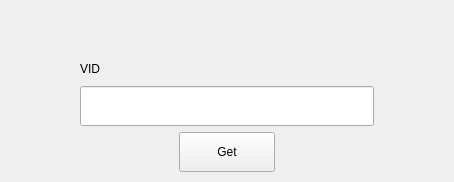
<?xml version="1.0" encoding="UTF-8"?>
<ui version="4.0">
 <class>VidDialog</class>
 <widget class="QDialog" name="VidDialog">
  <property name="geometry">
   <rect>
    <x>0</x>
    <y>0</y>
    <width>454</width>
    <height>182</height>
   </rect>
  </property>
  <property name="windowTitle">
   <string>VidDialog</string>
  </property>
  <layout class="QVBoxLayout" name="verticalLayout">
   <property name="spacing">
    <number>0</number>
   </property>
   <property name="leftMargin">
    <number>0</number>
   </property>
   <property name="topMargin">
    <number>0</number>
   </property>
   <property name="rightMargin">
    <number>0</number>
   </property>
   <property name="bottomMargin">
    <number>0</number>
   </property>
   <item>
    <widget class="QWidget" name="mainWidget" native="true">
     <layout class="QVBoxLayout" name="verticalLayout_2">
      <property name="spacing">
       <number>0</number>
      </property>
      <property name="leftMargin">
       <number>0</number>
      </property>
      <property name="topMargin">
       <number>0</number>
      </property>
      <property name="rightMargin">
       <number>0</number>
      </property>
      <property name="bottomMargin">
       <number>0</number>
      </property>
      <item>
       <widget class="TitleBar" name="titleBar" native="true">
        <property name="minimumSize">
         <size>
          <width>0</width>
          <height>48</height>
         </size>
        </property>
        <property name="maximumSize">
         <size>
          <width>16777215</width>
          <height>48</height>
         </size>
        </property>
       </widget>
      </item>
      <item>
       <widget class="QWidget" name="contentWidget" native="true">
        <layout class="QVBoxLayout" name="verticalLayout_3">
         <property name="leftMargin">
          <number>80</number>
         </property>
         <property name="topMargin">
          <number>10</number>
         </property>
         <property name="rightMargin">
          <number>80</number>
         </property>
         <property name="bottomMargin">
          <number>10</number>
         </property>
         <item>
          <widget class="QLabel" name="label_4">
           <property name="text">
            <string>VID</string>
           </property>
          </widget>
         </item>
         <item>
          <layout class="QHBoxLayout" name="horizontalLayout_4">
           <item>
            <widget class="QLineEdit" name="vid">
             <property name="minimumSize">
              <size>
               <width>0</width>
               <height>40</height>
              </size>
             </property>
             <property name="maximumSize">
              <size>
               <width>16777215</width>
               <height>40</height>
              </size>
             </property>
             <property name="readOnly">
              <bool>false</bool>
             </property>
            </widget>
           </item>
          </layout>
         </item>
         <item>
          <layout class="QHBoxLayout" name="horizontalLayout_3">
           <item>
            <spacer name="horizontalSpacer_2">
             <property name="orientation">
              <enum>Qt::Horizontal</enum>
             </property>
             <property name="sizeHint" stdset="0">
              <size>
               <width>40</width>
               <height>20</height>
              </size>
             </property>
            </spacer>
           </item>
           <item>
            <widget class="QPushButton" name="get">
             <property name="minimumSize">
              <size>
               <width>96</width>
               <height>40</height>
              </size>
             </property>
             <property name="maximumSize">
              <size>
               <width>16777215</width>
               <height>40</height>
              </size>
             </property>
             <property name="cursor">
              <cursorShape>PointingHandCursor</cursorShape>
             </property>
             <property name="focusPolicy">
              <enum>Qt::NoFocus</enum>
             </property>
             <property name="text">
              <string>Get</string>
             </property>
             <property name="autoDefault">
              <bool>false</bool>
             </property>
             <property name="ButtonStyle" stdset="0">
              <string>blue</string>
             </property>
            </widget>
           </item>
           <item>
            <spacer name="horizontalSpacer_3">
             <property name="orientation">
              <enum>Qt::Horizontal</enum>
             </property>
             <property name="sizeHint" stdset="0">
              <size>
               <width>40</width>
               <height>20</height>
              </size>
             </property>
            </spacer>
           </item>
          </layout>
         </item>
        </layout>
       </widget>
      </item>
     </layout>
    </widget>
   </item>
  </layout>
 </widget>
 <customwidgets>
  <customwidget>
   <class>TitleBar</class>
   <extends>QWidget</extends>
   <header location="global">titlebar.h</header>
   <container>1</container>
  </customwidget>
 </customwidgets>
 <resources>
  <include location="../Resource.qrc"/>
  <include location="../Resource.qrc"/>
 </resources>
 <connections/>
</ui>
